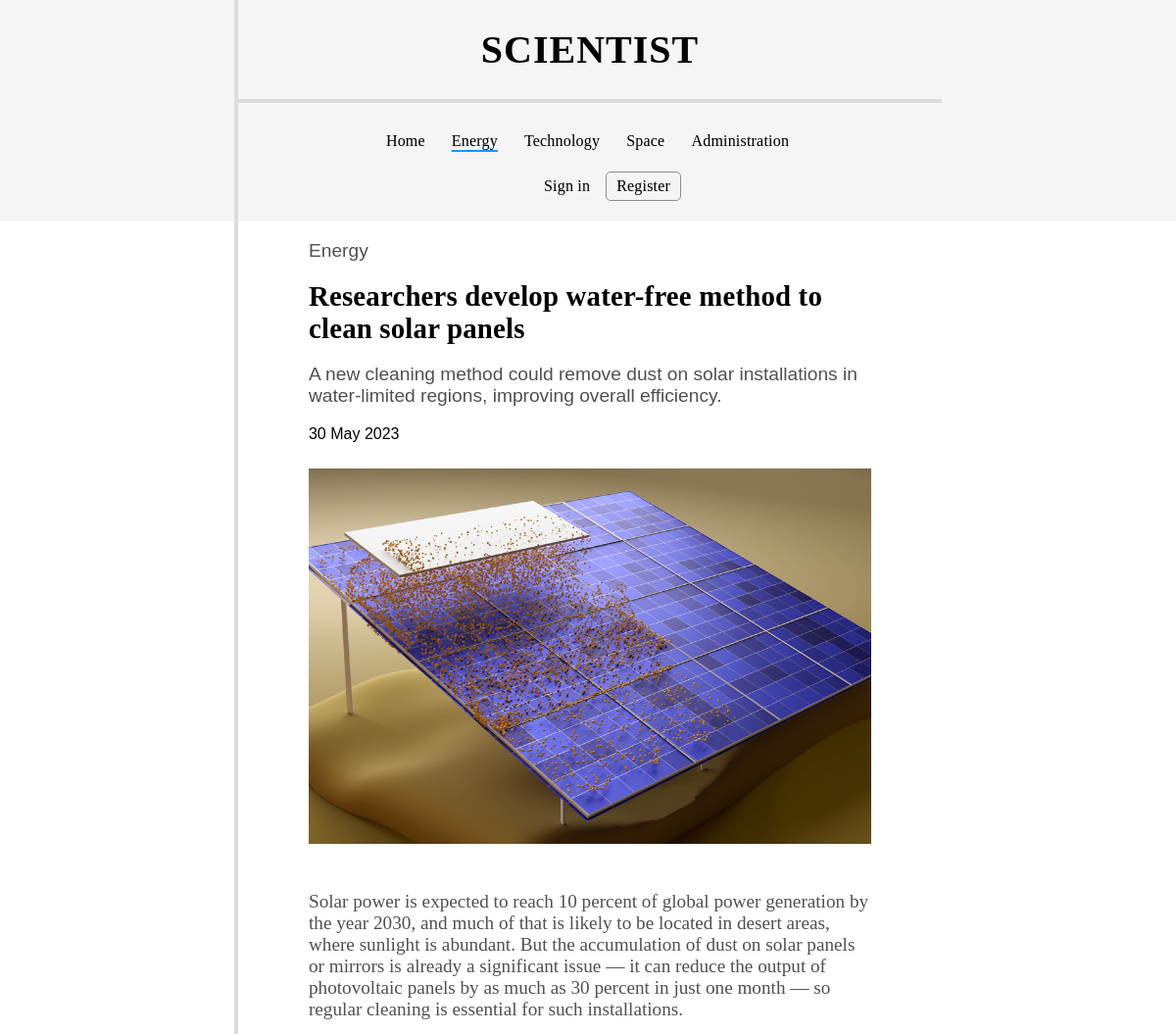
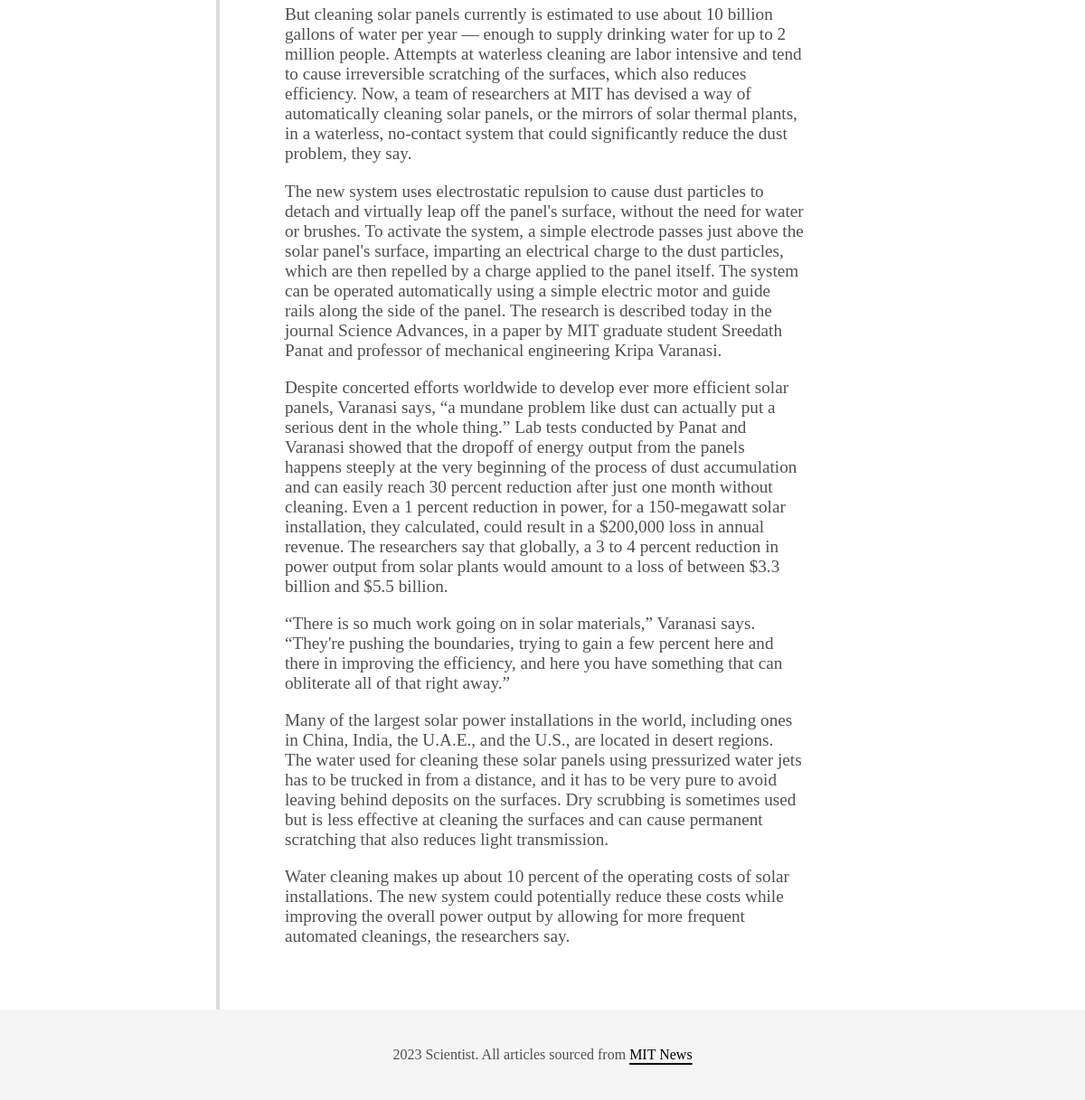
The app's page /article.php?id=5 with its own data (2 pictures, top to bottom).
### tables this page shows
CREATE TABLE `news` (
  `id` int(11) NOT NULL,
  `title` varchar(128) NOT NULL,
  `summary` text NOT NULL,
  `contents` text NOT NULL,
  `image` varchar(128) NOT NULL,
  `category` varchar(64) NOT NULL,
  `archived` tinyint(1) NOT NULL,
  `article_date` datetime NOT NULL DEFAULT current_timestamp()
);

### www/includes/db_utils.php (called while the page is built, shortened)
<?php
    function db_connect() {
        $server = "localhost";
        $username = "root";
        $password = "";
        $dbname = "pwa_projekt";
        $dbc = mysqli_connect($server, $username, $password, $dbname)
            or die("Error connecting to MySQL server." . mysqli_connect_error());
        mysqli_set_charset($dbc, "utf8");
        return $dbc;
    }
    function get_single_article($id) {
        $dbc = db_connect();
        $stmt = mysqli_stmt_init($dbc);
        $query = "SELECT * FROM news WHERE id = ?";
        if (mysqli_stmt_prepare($stmt, $query)) {
            mysqli_stmt_bind_param($stmt, 'i', $id);
            mysqli_stmt_execute($stmt);
            $result = mysqli_stmt_get_result($stmt);
            $row = mysqli_fetch_assoc($result);
        }
        return $row;
    }
?>

### www/article.php (the view, shortened to what this page needs)
<!DOCTYPE html>
<html lang="en">
    <head>
    <?php
        include ('includes/db_utils.php');
        $row = get_single_article($_GET['id']);
        $image = $row["image"];
        $category = $row["category"];
        $alt_text = ucfirst(str_replace("-"," ", pathinfo($image, PATHINFO_FILENAME)));
        include('includes/head.php');
    ?>
    </head>
    <body>
        <?php
            include('includes/header.php');
        ?>
        <main class="container-outside">
            <div class="sidebar"></div>
            <div class="central">
                <article id="single-article">
                    <?php
                        echo "<header>";
                        echo "<p>" . ucfirst($category) . "</p>";
                        echo "<h1>". $row["title"] . "</h1>";
                        echo "<p>" . htmlspecialchars($row["summary"]) . "</p>";
                        echo "<p id=\"date\">" . date("d F Y", strtotime($row['article_date'])) . "</p>";
                        echo "<figure>";
                        echo "<img src=\"images/" . $image . "\" alt=\"$alt_text\">";
                        echo "</figure>";
                        echo '</header>';
                        $paragraphs = explode("\n", $row["contents"]);
                        foreach ($paragraphs as $paragraph) {
                            $paragraph = trim($paragraph);
                            if (!empty($paragraph)) {
                                echo "<p>" . htmlspecialchars($paragraph) . "</p>";
                            }
                        }
                    ?>
                </article>
            </div>
            <div class="sidebar"></div>
        </main>
        <?php
            include('includes/footer.php');
        ?>
    </body>
</html>

### www/style.css (style rules this page uses)
body { margin: 0; padding: 0; font-family: 'Times New Roman', Times, serif; overflow-y: scroll; }
header, footer { background-color:whitesmoke; }
header { padding: 0; }
header h1 { font-family: Garamond, Georgia, serif; font-size: 2.5em; letter-spacing: 1px; text-align: center; }
.container-outside { display: flex; }
.central { width: 52%; border-left: 4px solid gainsboro; }
.sidebar { width: 24%; }
main .central { padding-bottom: 50px; }
article { width: 33.33%; background-color: white; }
#single-article { width: 80%; margin: 0 auto; }
#single-article header { all: initial; }
#single-article h1 { margin: 10px 0; font-family: initial; font-size: 1.8em; letter-spacing: 0.2px; text-align: initial; }
#single-article header p { font-family: Tahoma, Verdana, sans-serif; }
#single-article header p#date { color:black; font-size: 1em; }
p { color:rgb(80, 80, 80); font-size: 1.2em; }
figure { width: 80%; margin: 0 auto; }
#single-article figure { width: 100%; padding-top: 10px; padding-bottom: 25px; }
figure img { width: 100%; height: auto; }
@media (max-width: 1650px) { .central { width: 60%; } }
@media (max-width: 1650px) { .sidebar { width: 20%; } }

### records on screen
news: category "Energy", title "Researchers develop water-free method to clean solar panels", summary "A new cleaning method could remove dust on solar installations in water-limited regions, improving overall efficiency.", article_date "30 May 2023", image (picture), contents "Solar power is expected to reach 10 percent of global power generation by the year 2030, and much of that is likely to be located in desert areas, where sunlight is abundant. But the accumulation of dust on solar panels or mirrors is already a significant issue — it can reduce the output of photovoltaic panels by as much as 30 percent in just one month — so regular cleaning is essential for such installations.", contents "But cleaning solar panels currently is estimated to use about 10 billion gallons of water per year — enough to supply drinking water for up to 2 million people. Attempts at waterless cleaning are labor intensive and tend to cause irreversible scratching of the surfaces, which also reduces efficiency. Now, a team of researchers at MIT has devised a way of automatically cleaning solar panels, or the mirrors of solar thermal plants, in a waterless, no-contact system that could significantly reduce the dust problem, they say.", contents "The new system uses electrostatic repulsion to cause dust particles to detach and virtually leap off the panel's surface, without the need for water or brushes. To activate the system, a simple electrode passes just above the solar panel's surface, imparting an electrical charge to the dust particles, which are then repelled by a charge applied to the panel itself. The system can be operated automatically using a simple electric motor and guide rails along the side of the panel. The research is described today in the journal Science Advances, in a paper by MIT graduate student Sreedath Panat and professor of mechanical engineering Kripa Varanasi.", contents "Despite concerted efforts worldwide to develop ever more efficient solar panels, Varanasi says, “a mundane problem like dust can actually put a serious dent in the whole thing.” Lab tests conducted by Panat and Varanasi showed that the dropoff of energy output from the panels happens steeply at the very beginning of the process of dust accumulation and can easily reach 30 percent reduction after just one month without cleaning. Even a 1 percent reduction in power, for a 150-megawatt solar installation, they calculated, could result in a $200,000 loss in annual revenue. The researchers say that globally, a 3 to 4 percent reduction in power output from solar plants would amount to a loss of…", contents "“There is so much work going on in solar materials,” Varanasi says. “They're pushing the boundaries, trying to gain a few percent here and there in improving the efficiency, and here you have something that can obliterate all of that right away.”", contents "Many of the largest solar power installations in the world, including ones in China, India, the U.A.E., and the U.S., are located in desert regions. The water used for cleaning these solar panels using pressurized water jets has to be trucked in from a distance, and it has to be very pure to avoid leaving behind deposits on the surfaces. Dry scrubbing is sometimes used but is less effective at cleaning the surfaces and can cause permanent scratching that also reduces light transmission.", contents "Water cleaning makes up about 10 percent of the operating costs of solar installations. The new system could potentially reduce these costs while improving the overall power output by allowing for more frequent automated cleanings, the researchers say."
